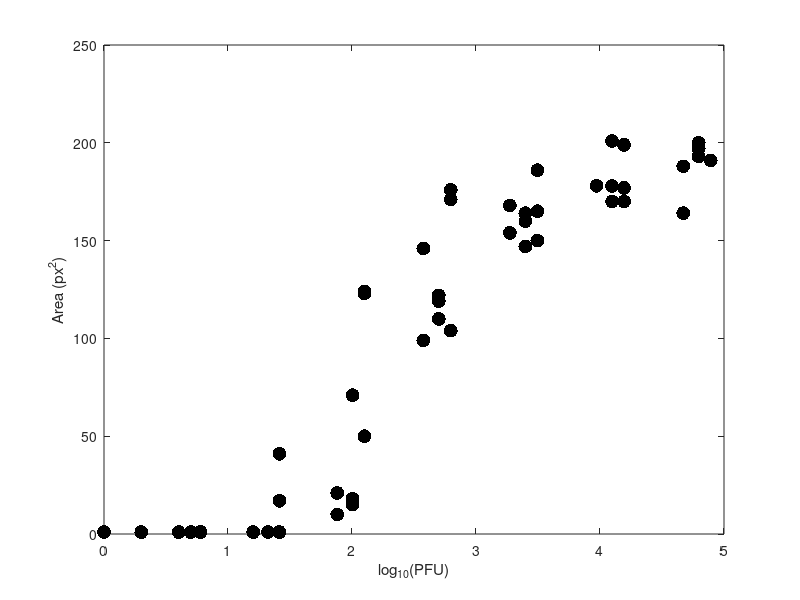

The MATLAB source for this figure: (Note: this script raises an error after producing the figure.)
function analysePFUs()

%%

    data = [46875	187 ; ...
        9375	177 ; ...
        1875	153 ; ...
        375	98 ; ...
        75	9 ; ...
        15	0 ; ...
        3	0 ; ...
        0	0 ; ...
        0	0 ; ...
        0	0 ; ...
        0	0 ; ...
        0	0 ; ...
        15625	169 ; ...
        3125	185 ; ...
        625	175 ; ...
        125	123 ; ...
        25	16 ; ...
        5	0 ; ...
        1	0 ; ...
        0	0 ; ...
        0	0 ; ...
        0	0 ; ...
        0	0 ; ...
        0	0 ; ...
        78125	190 ; ...
        15625	176 ; ...
        3125	149 ; ...
        625	103 ; ...
        125	49 ; ...
        25	0 ; ...
        5	0 ; ...
        0	0 ; ...
        0	0 ; ...
        0	0 ; ...
        0	0 ; ...
        0	0 ; ...
        62500	196 ; ...
        12500	177 ; ...
        2500	159 ; ...
        500	109 ; ...
        100	14 ; ...
        20	0 ; ...
        4	0 ; ...
        0	0 ; ...
        0	0 ; ...
        0	0 ; ...
        0	0 ; ...
        0	0 ; ...
        15625	198 ; ...
        3125	164 ; ...
        625	170 ; ...
        125	122 ; ...
        25	40 ; ...
        5	0 ; ...
        1	0 ; ...
        0	0 ; ...
        0	0 ; ...
        0	0 ; ...
        0	0 ; ...
        0	0 ; ...
        62500	199 ; ...
        12500	169 ; ...
        2500	163 ; ...
        500	121 ; ...
        100	17 ; ...
        20	0 ; ...
        4	0 ; ...
        0	0 ; ...
        0	0 ; ...
        0	0 ; ...
        0	0 ; ...
        0	0 ; ...
        62500	192 ; ...
        12500	200 ; ...
        2500	146 ; ...
        500	118 ; ...
        100	70 ; ...
        20	0 ; ...
        4	0 ; ...
        0	0 ; ...
        0	0 ; ...
        0	0 ; ...
        0	0 ; ...
        0	0 ; ...
        46875	163 ; ...
        9375	177 ; ...
        1875	167 ; ...
        375	145 ; ...
        75	20 ; ...
        15	0 ; ...
        3	0 ; ...
        0	0 ; ...
        0	0 ; ...
        0	0 ; ...
        0	0 ; ...
        0	0];

    PFU = log10(1+data(:,1));
    Area = 1+data(:,2);

    %%

    q = plot(PFU,Area,'.k','markersize',30);
    xlabel('log_{10}(PFU)')
    ylabel('Area (px^2)')
    hold on

    X = (0.01:0.1:.1+max(PFU(:)))';
    Y = (0.01:0.1:.1+max(Area(:)))';
    model1 = @(p,x)x.^1./abs(p(1));
    fit1 = fitnlm(PFU,Area,@(p,x)model1(p,x),[1])

    model2 = @(p,x)(p(2)*abs(x-abs(p(3))).^abs(p(1)))./(p(4)+abs(x-abs(p(3))).^abs(p(1)));
    fit2 = fitnlm(PFU,Area,@(p,x)model2(p,x),[0.2 150 1.5 1])

    [beta,R,J] = nlinfit(PFU,Area,@(p,x)model2(p,x),[0.2 150 1.5 1]);
    [ypred,delta] = nlpredci(@(p,x)model2(p,x),X,beta,R,'Jacobian',J);

    p1 = plot(X,fit1.predict(X));
    p2 = plot(X,fit2.predict(X),'-k');
    p3 = plot(X,ypred-delta,'--k');
    plot(X,ypred+delta,'--k');
    axis tight

    legend([q,p1,p2,p3],{'data',['linear adj R^2 \approx ',num2str(fit1.Rsquared.Adjusted,3)],['saturating adj R^2 \approx ',num2str(fit2.Rsquared.Adjusted,3)],'saturating 95% CI'});
    legend('location','northwest')

    %%

    export_fig('./figures/AreaPFU.pdf')

end